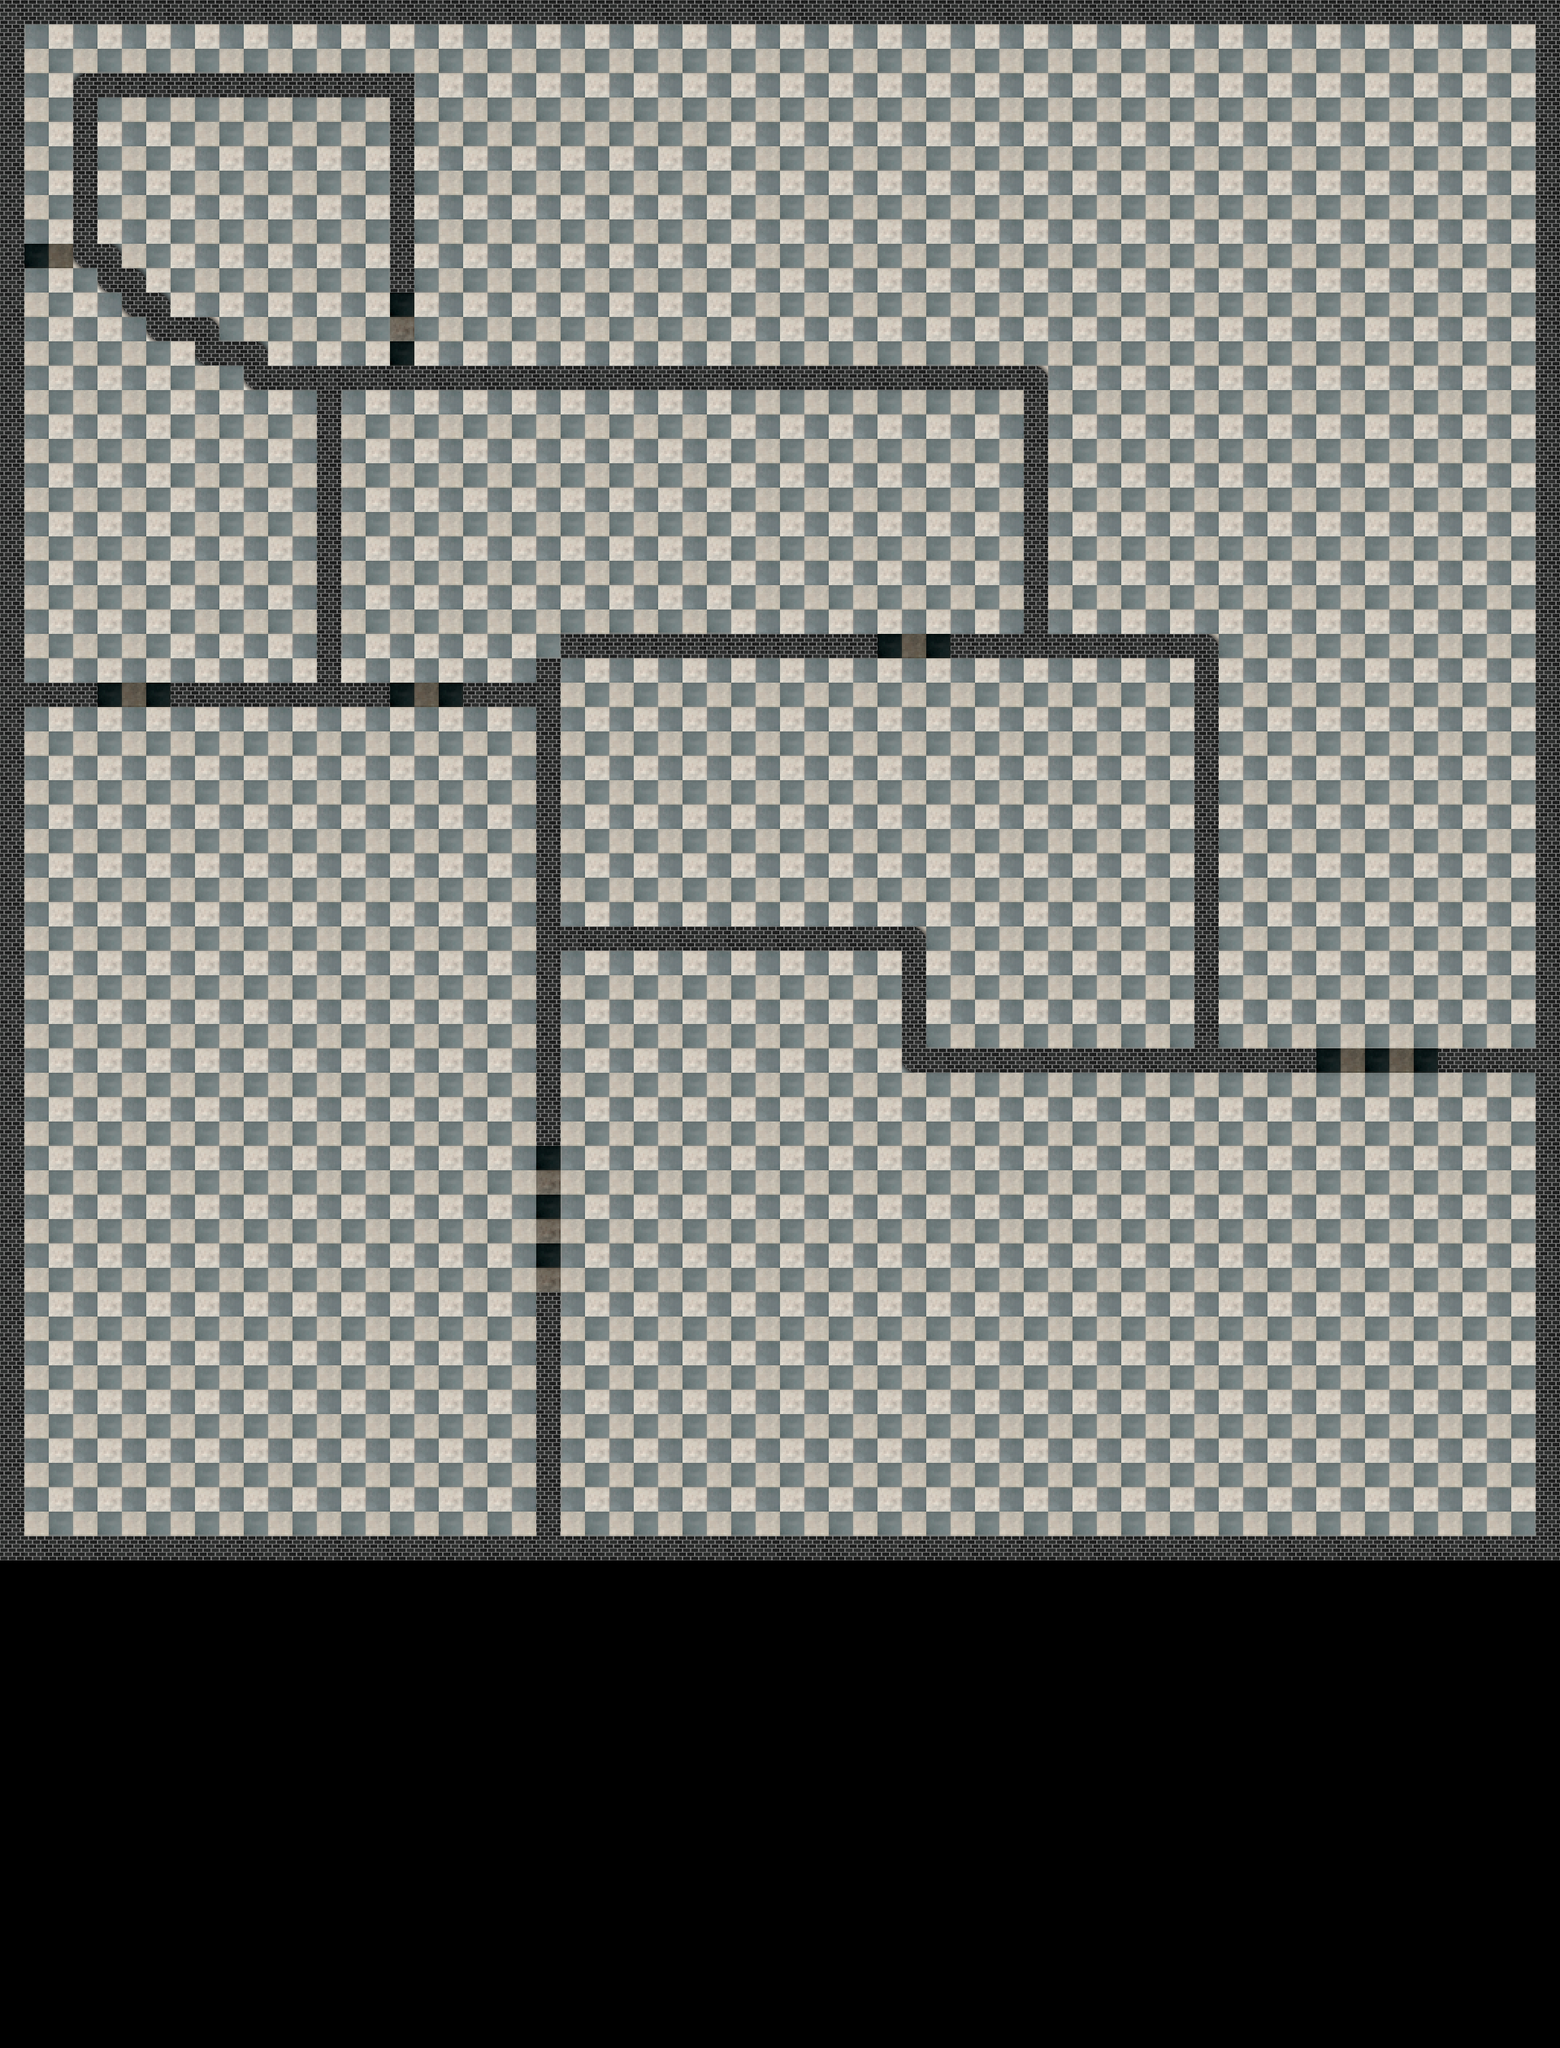

A 2D game scene composited from a Tiled map and its tileset images. What follows is a short description and the map's XML, with each tile layer's data collapsed to a summary:
An orthogonal 64x84 tile map with 32x32 px tiles, 2 tile layers (Floor, Wall Tiles), 7 tilesets and 28 objects (28x wall).

<map version="1.10" tiledversion="1.10.2" orientation="orthogonal" renderorder="right-down" width="64" height="84" tilewidth="32" tileheight="32" infinite="0" nextlayerid="7" nextobjectid="40">
 <tileset firstgid="1" name="floor_tiles_dirty1" tilewidth="32" tileheight="32" tilecount="4" columns="2">
  <image source="../textures/floor_tiles_dirty1.png" width="64" height="64" />
 </tileset>
 <tileset firstgid="5" name="brick" tilewidth="32" tileheight="32" tilecount="4" columns="2">
  <image source="../textures/seamless_brick-019.png" width="64" height="64" />
 </tileset>
 <tileset firstgid="9" name="brick_corner_0" tilewidth="32" tileheight="32" tilecount="4" columns="2">
  <image source="../textures/seamless_brick-019-0.png" width="64" height="64" />
 </tileset>
 <tileset firstgid="13" name="brick_corner_1" tilewidth="32" tileheight="32" tilecount="4" columns="2">
  <image source="../textures/seamless_brick-019-1.png" width="64" height="64" />
 </tileset>
 <tileset firstgid="17" name="brick_corner_2" tilewidth="32" tileheight="32" tilecount="4" columns="2">
  <image source="../textures/seamless_brick-019-2.png" width="64" height="64" />
 </tileset>
 <tileset firstgid="21" name="brick_corner_3" tilewidth="32" tileheight="32" tilecount="4" columns="2">
  <image source="../textures/seamless_brick-019-3.png" width="64" height="64" />
 </tileset>
 <tileset firstgid="25" name="floor_tiles_dirty1_dark" tilewidth="32" tileheight="32" tilecount="4" columns="2">
  <image source="../textures/floor_tiles_dirty1_dark.png" width="64" height="64" />
 </tileset>
 <layer id="1" name="Floor" width="64" height="84">
  <data>[5376 cells, 4096 non-empty, 7 distinct tile ids]</data>
 </layer>
 <layer id="6" name="Wall Tiles" width="64" height="84">
  <data>[5376 cells, 475 non-empty, 8 distinct tile ids]</data>
 </layer>
 <objectgroup id="5" name="Walls" class="wall">
  <object id="7" type="wall" x="0" y="0" width="32" height="2048" />
  <object id="12" type="wall" x="32" y="2016" width="2016" height="32" />
  <object id="13" type="wall" x="2016" y="0" width="32" height="2016" />
  <object id="14" type="wall" x="32" y="0" width="1984" height="32" />
  <object id="15" type="wall" x="96" y="96" width="448" height="32" />
  <object id="16" type="wall" x="96" y="128" width="32" height="192" />
  <object id="17" type="wall" x="96" y="320" width="64" height="32" />
  <object id="18" type="wall" x="128" y="352" width="64" height="32" />
  <object id="19" type="wall" x="160" y="384" width="64" height="32" />
  <object id="21" type="wall" x="192" y="416" width="96" height="32" />
  <object id="22" type="wall" x="256" y="448" width="96" height="32" />
  <object id="23" type="wall" x="512" y="128" width="32" height="256" />
  <object id="24" type="wall" x="320" y="480" width="1056" height="32" />
  <object id="25" type="wall" x="416" y="512" width="32" height="416" />
  <object id="26" type="wall" x="32" y="896" width="384" height="32" />
  <object id="27" type="wall" x="448" y="896" width="64" height="32" />
  <object id="28" type="wall" x="608" y="896" width="96" height="32" />
  <object id="29" type="wall" x="704" y="832" width="32" height="416" />
  <object id="30" type="wall" x="736" y="832" width="416" height="32" />
  <object id="31" type="wall" x="736" y="1216" width="480" height="32" />
  <object id="32" type="wall" x="1184" y="1248" width="32" height="160" />
  <object id="33" type="wall" x="1216" y="1376" width="512" height="32" />
  <object id="34" type="wall" x="1248" y="832" width="352" height="32" />
  <object id="35" type="wall" x="1568" y="864" width="32" height="512" />
  <object id="36" type="wall" x="1344" y="512" width="32" height="320" />
  <object id="37" type="wall" x="704" y="1248" width="32" height="256" />
  <object id="38" type="wall" x="704" y="1696" width="32" height="320" />
  <object id="39" type="wall" x="1888" y="1376" width="128" height="32" />
 </objectgroup>
</map>